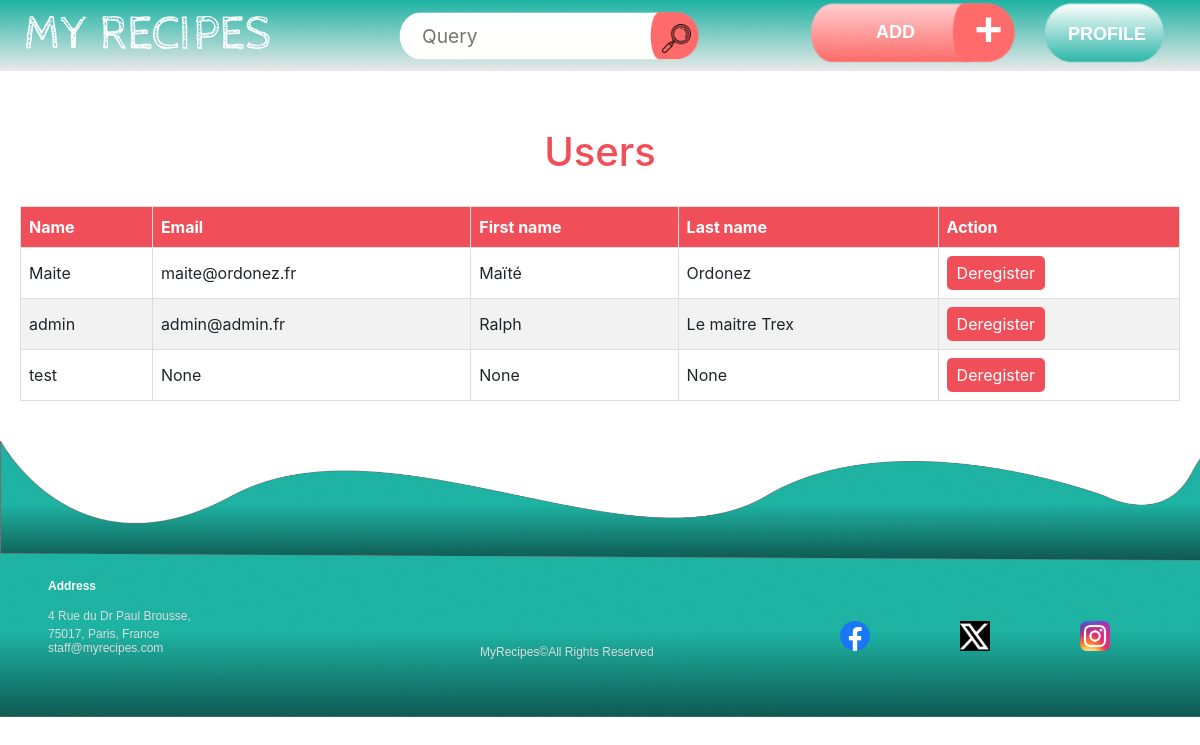
The page /admin on the database its author committed.
### tables this page shows
CREATE TABLE users (
    username TEXT PRIMARY KEY,
    password_hash TEXT NOT NULL,
    email TEXT,
    first_name TEXT,
    last_name TEXT
);

### app.py (the view)
@app.route("/admin")
def admin():
    users = db.execute("SELECT * FROM users")
    return render_template("admin.html", users=users)

### templates/admin.html (shortened to what this page needs)
{% extends "layout.html" %}
{% block main %}
    <link href="/static/admin.css" rel="stylesheet">
    <div class="admin-container">
        <h1 class="admin-title">Users</h1>
        <div class="table-responsive">
            <table class="admin-table">
                <thead>
                    <tr>
                        <th>Name</th>
                        <th>Email</th>
                        <th>First name</th>
                        <th>Last name</th>
                        <th>Action</th>
                    </tr>
                </thead>
                <tbody>
                    {% for user in users %}
                        <tr>
                            <td>{{ user.username }}</td>
                            <td>{{ user.email }}</td>
                            <td>{{ user.first_name }}</td>
                            <td>{{ user.last_name }}</td>
                            <td>
                                <form action="/deregister" method="post">
                                    <input type="submit" value="Deregister" class="deregister-button">
                                </form>
                            </td>
                        </tr>
                    {% endfor %}
                </tbody>
            </table>
        </div>
    </div>
{% endblock %}

### templates/layout.html (shortened to what this page needs)
<!DOCTYPE html>
<html lang="en">
    <head>
        <link href="/static/main.css" rel="stylesheet">
        <link rel="stylesheet" href="https://stackpath.bootstrapcdn.com/bootstrap/4.3.1/css/bootstrap.min.css">
        <div class="box"><img class="banner-font" src="{{ url_for('static', filename='images/BannerFont.png') }}"></div>
        <div class="text-wrapper"><a href="/">MY RECIPES</a></div>
        <img class="profile-button" src="{{ url_for('static', filename='images/rounded-rectangle-6.png') }}"></img>
        <div class="dropdown">
            <button class="dropbtn text-wrapper-2">PROFILE</button>
        </div>
        <div class="search-button">
            <div class="overlap-group">
                <img class="search-zone" src="{{ url_for('static', filename='images/search-zone.png') }}" />
                <img class="searchicon" src="{{ url_for('static', filename='images/searchicon.png') }}" onclick="submitToSearch2()" />
            </div>
        </div>
        <div class="text-wrapper-3"><a href="/add_recipe">ADD</a></div>
        <div class="text-wrapper-4"><a href="/add_recipe">+</a></div>
        <img class="rounded-rectangle" src="{{ url_for('static', filename='images/rounded-rectangle-5.png') }}"></img>
        <img class="add-button" src="{{ url_for('static', filename='images/trac-6.png') }}"></img>
        <form id="searchForm" action="/search" method="get">
            <input class="search-button2" name="q" autocomplete="off" autofocus placeholder="Query" type="search">
        </form>
    </head>
    <body>
        {% block main %}{% endblock %}
        <footer>
            <div class="footer">
                <div class="footer-wrapper">
                    <div class="overlap-group">
                        <img class="trac" src="{{ url_for('static', filename='images/trac-7.png') }}" />
                        <img class="rectangle-copy" src="{{ url_for('static', filename='images/rounded-rectangle-7.png') }}" />
                        <div class="address-rue">
                            <div class="text-wrapper-a">Address</div>
                            <div class="div">4 Rue du Dr Paul Brousse,</div>
                            <div class="text-wrapper-b">75017, Paris, France</div>
                            <div class="text-wrapper-c">staff@myrecipes.com</div>
                        </div>
                        <a href="https://www.facebook.com/Harvard/">
                            <img class="facebook-icon" src="{{ url_for('static', filename='images/facebook_icon.png') }}" />
                        </a>
                        <a href="https://www.instagram.com/Harvard/">
                            <img class="instagram-icon" src="{{ url_for('static', filename='images/instagram_icon.png') }}" />
                        </a>
                        <a href="https://twitter.com/Harvard">
                            <img class="twitter-new-x-logo" src="{{ url_for('static', filename='images/x-logo.png') }}" />
                        </a>
                        <div class="text-wrapper-d">MyRecipes©All Rights Reserved</div>
                    </div>
                </footer>
</body>
</html>

### static/main.css (style rules this page uses)
.box { width: 100%; max-width: 100%; height: 7vw; }
.text-wrapper a { position: fixed; top: 0.6%; left: 2%; font-family: "Cabin Sketch", Helvetica; font-weight: 400; color: #ffffff; font-size: 4vw; letter-spacing: 0; line-height: normal; white-space: nowrap; text-decoration: none; z-index: 100; }
.text-wrapper-2 { position: fixed; top: calc(0.3% + 1.7vw); left: 88.5%; font-family: "Inter-Bold", Helvetica; font-weight: 700; color: #ffffff; font-size: 1.5vw; letter-spacing: 0; line-height: normal; text-decoration: none; z-index: 100; }
.text-wrapper-3 a { position: fixed; top: calc(0.3% + 1.6vw); left: 73%; font-family: "Inter-Bold", Helvetica; font-weight: 700; color: #ffffff; font-size: 1.5vw; letter-spacing: 0; line-height: normal; z-index: 10; text-decoration: none; z-index: 101; }
.text-wrapper-4 a { position: fixed; top: calc(0.3% + -0.1vw); left: 81.2%; font-family: "Inter-Bold", Helvetica; font-weight: 700; color: #ffffff; font-size: 4vw; letter-spacing: 0; line-height: normal; white-space: nowrap; z-index: 10; text-decoration: none; z-index: 101; }
.rounded-rectangle { position: fixed; width: 15vw; height: 5vw; top: 0.3%; left: 75%; transform: translateX(-50%); z-index: 100; }
.add-button { position: fixed; width: 5.2vw; height: 5vw; top: 0.3%; left: 82%; transform: translateX(-50%); z-index: 100; }
.profile-button { position: fixed; width: 10vw; height: 5vw; top: 0.3%; left: 92%; transform: translateX(-50%); z-index: 100; }
.dropbtn { background-color: transparent !important; border: none; cursor: pointer; position: fixed; }
.dropdown { position: fixed; top: 1vw; left: 88.7%; display: inline-block; z-index: 100; }
.search-button2 { width: 18vw; top: 1.8%; position: fixed; height: 3.2vw; left: 44%; transform: translateX(-50%); background-color: transparent; border: none; z-index: 100; }
.search-button2::placeholder { font-size: 1.6vw; color: #grey; }
.search-button { position: fixed; width: 23.5vw; height: 3.2vw; top: 1%; left: 45%; transform: translateX(-50%); z-index: 100; }
.overlap-group { position: fixed; height: 3.2vw; z-index: 100; }
.search-zone { width: 24.9vw; top: 0.2vw; position: fixed; height: 4vw; left: 0; z-index: 100; }
.trac { top: 0.2vw; left: 20.9vw; position: fixed; width: 4.1vw; height: 4vw; z-index: 100; }
.searchicon { position: fixed; width: 2.4vw; height: 2.4vw; top: 1.2vw; left: 21.9vw; z-index: 100; cursor: pointer; }
.footer { background-color: transparent; display: flex; flex-direction: row; justify-content: center; width: 100%; max-width: 100%; }
.footer .footer-wrapper { overflow: hidden; width: 100%; max-width: 100%; height: auto; }
.footer .overlap-group { position: relative; width: 100%; max-width: 100%; height: 522px; }
.footer .trac { position: absolute; width: 101%; max-width: 101%; height: 10vw; top: 0; left: 0; }
.footer .rectangle-copy { position: absolute; width: 100%; max-width: 100%; height: 15vw; top: 8vw; left: 0; }
.footer .address-rue { position: absolute; width: 10vw; height: 10vw; top: 10vw; left: 4vw; }
.footer .text-wrapper-a { position: absolute; top: 1.5vw; left: 0; font-family: "Inter-Bold", Helvetica; font-weight: 700; color: #ffffff; font-size: 1vw; letter-spacing: 0; line-height: normal; }
.footer .div { position: absolute; top: 4vw; left: 0; font-family: "Inter-Regular", Helvetica; font-weight: 400; color: #dcdbdb; font-size: 1vw; letter-spacing: 0; line-height: normal; white-space: nowrap; }
.footer .text-wrapper-b { position: absolute; top: 5.5vw; left: 0; font-family: "Inter-Regular", Helvetica; font-weight: 400; color: #dcdbdb; font-size: 1vw; letter-spacing: 0; line-height: normal; white-space: nowrap; }
.footer .text-wrapper-c { position: absolute; top: 6.7vw; left: 0; font-family: "Inter-Regular", Helvetica; font-weight: 400; color: #dcdbdb; font-size: 1vw; letter-spacing: 0; line-height: normal; white-space: nowrap; }
.footer .text-wrapper-d { position: absolute; top: 17vw; left: 40vw; font-family: "Inter-Regular", Helvetica; font-weight: 400; color: #dcdbdb; font-size: 1vw; letter-spacing: 0; line-height: normal; }
.footer .facebook-icon { position: absolute; width: 2.5vw; height: 2.5vw; top: 15vw; left: 70vw; z-index: 10; }
.footer .instagram-icon { position: absolute; width: 2.5vw; height: 2.5vw; top: 15vw; left: 90vw; object-fit: cover; }
.footer .twitter-new-x-logo { position: absolute; width: 2.5vw; height: 2.5vw; top: 15vw; left: 80vw; object-fit: cover; }

### rows shown on the page
users: username "Maite", email "maite@ordonez.fr", first_name "Maïté", last_name "Ordonez"
users: username "admin", email "admin@admin.fr", first_name "Ralph", last_name "Le maitre Trex"
users: username "test", email "None", first_name "None", last_name "None"
